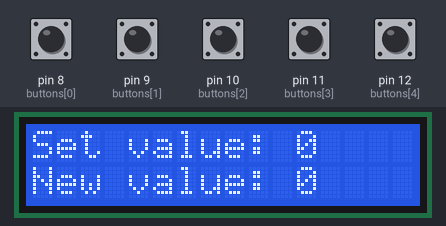
A sketch run on a simulated Arduino Uno, built with avr-gcc and run on an emulated ATmega328P. Shown: 16×2 character LCD. The test bench sets the inputs (shaded band); at power-on: pin 8 (buttons[0]), pin 9 (buttons[1]), pin 10 (buttons[2]), pin 11 (buttons[3]), pin 12 (buttons[4]) LOW. What the sketch prints to the serial monitor is not drawn.

Above: at 1.4 s.
1.5 s: pin 11 (buttons[3]) pulled HIGH for 1 s
At 2.9 s:
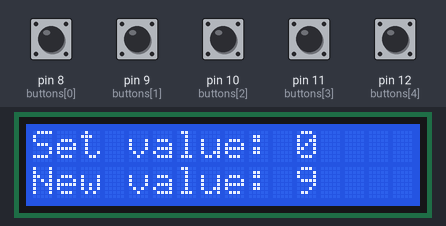
4.0 s: pin 8 (buttons[0]) pulled HIGH for 0.15 s
At 4.4 s:
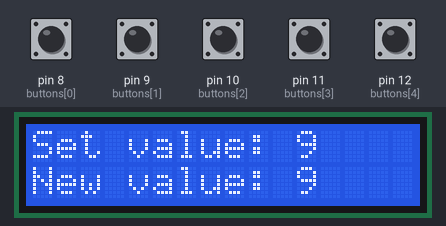
5.6 s: pin 10 (buttons[2]) pulled HIGH for 0.15 s
7.2 s: pin 8 (buttons[0]) pulled HIGH for 1 s
At 8.7 s:
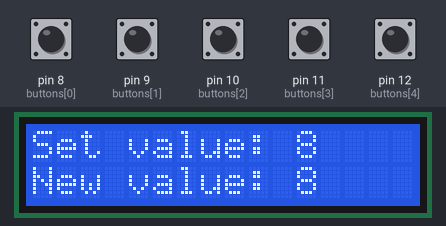
9.7 s: pin 10 (buttons[2]) pulled HIGH for 1 s
At 9.83 s:
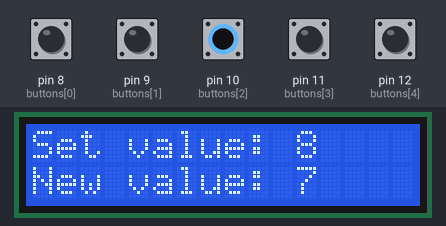
12.2 s: pin 11 (buttons[3]) pulled HIGH for 1 s
At 12.3 s:
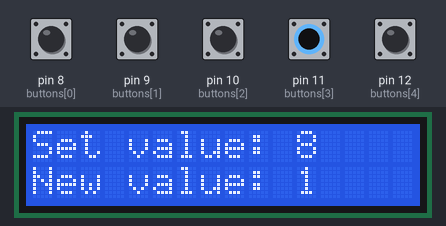
Timing chart, 0 to 15.2 s (numbered marks = the images above; inputs shaded):
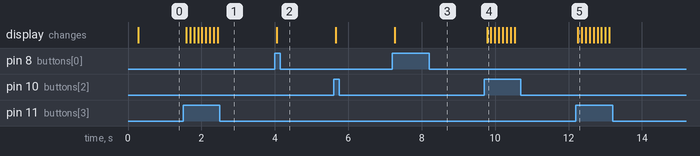

Measured:
- after the input at 1.5 s, the display: first changes after 0.08 s (image 1 shows a later state)
- after the input at 4.0 s, the display: changes after 0.05 s (image 2)
- after the input at 7.2 s, the display: changes after 0.07 s (image 3)
- after the input at 9.7 s, the display: changes after 0.08 s (image 4)
- after the input at 12.2 s, the display: changes after 0.05 s (image 5)

The sketch:

NumberSelectorWithLcd.ino
```cpp
#include <LiquidCrystal.h>

LiquidCrystal lcd(7, 6, 5, 4, 3, 2);

const byte buttons[] = { 8, 9, 10, 11, 12 }; // choose, left, down, up, right
const char btnNames[] = { 'C', 'L', 'D', 'U', 'R' };
const byte numberOfButtons = 5;
byte btnStates[] = { 0, 0, 0, 0, 0 };
byte prevBtnStates[] = { 0, 0, 0, 0, 0 };

const byte maxTime = 255;
const byte minTime = 0;
byte chosenTime = 0;
byte displayedTime = 0;

void setup()
{
	lcd.begin(16, 2);
	lcd.clear();
	lcd.home();
	for (int i = 0; i < numberOfButtons; i++) {
		pinMode(buttons[i], INPUT);
	}
	lcd.print("Loading...");
	delay(200);
	updateLcd();
	Serial.begin(9600);
}

void loop()
{
	char pressedBtn = buttonPressed();

	switch (pressedBtn) {
	case 'C':
		Serial.println(pressedBtn);
		chosenTime = displayedTime;
		updateLcd();
		break;
	case 'U':
		Serial.println(pressedBtn);
		if (displayedTime < maxTime) {
			displayedTime++;
		}
		updateLcd();
		break;
	case 'D':
		Serial.println(pressedBtn);
		if (displayedTime > minTime) {
			displayedTime--;
		}
		updateLcd();
		break;
	}

	delay(100);
}

char buttonPressed() {
	char pressedBtn = '\0';
	for (int i = numberOfButtons - 1; i >-1; i--) {
		btnStates[i] = digitalRead(buttons[i]);
		if (btnStates[i] == HIGH && btnStates[i] != prevBtnStates[i]) {
			pressedBtn = btnNames[i];
		}
		if (i != 2 && i != 3) {
			prevBtnStates[i] = btnStates[i];
		}
	}
	return pressedBtn;
}

void updateLcd() {
	lcd.clear();
	lcd.home();
	lcd.print("Set value: ");
	lcd.print(chosenTime);
	lcd.setCursor(0, 1);
	lcd.print("New value: ");
	lcd.print(displayedTime);
	return;
}
```
